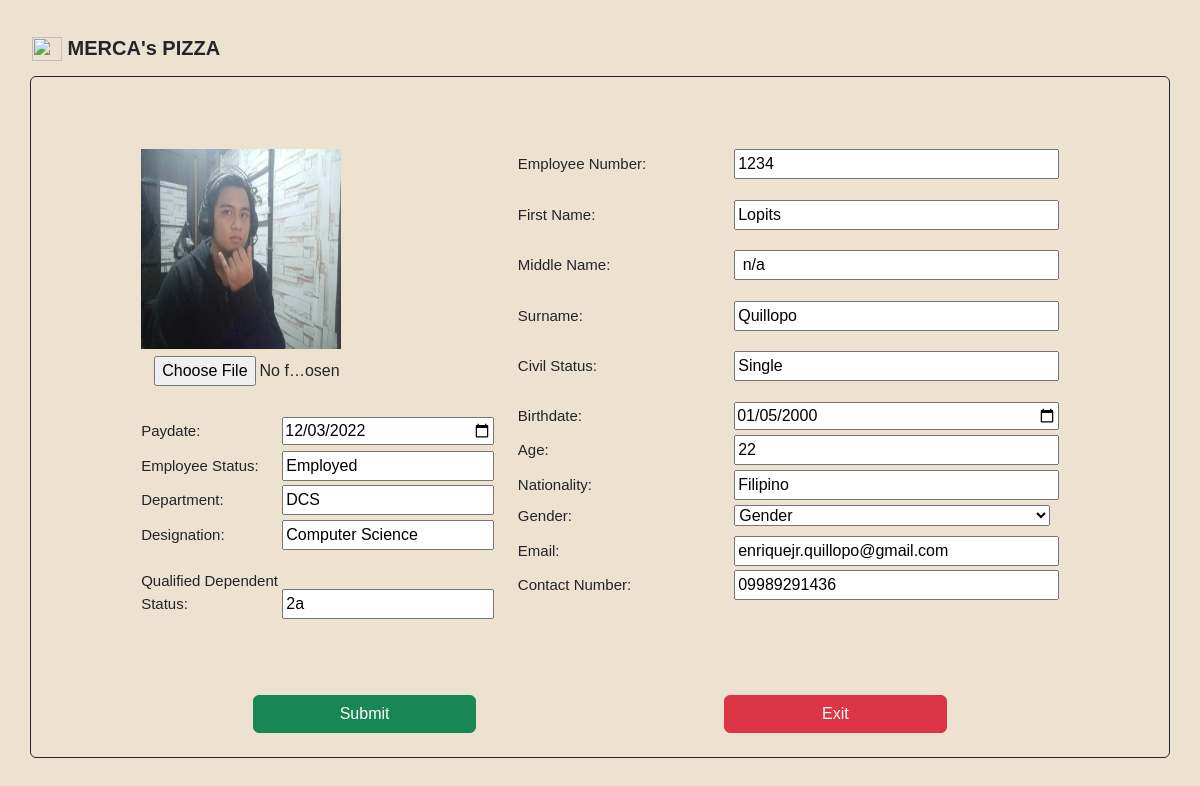
The app's page /employee_update.php?id=1 (signed in) with its own data.
### tables this page shows
CREATE TABLE `employee` (
  `id` int(11) NOT NULL,
  `employeenumber` varchar(255) NOT NULL,
  `employeename` varchar(255) NOT NULL,
  `gender` varchar(255) NOT NULL,
  `birthdate` date NOT NULL,
  `nationality` varchar(255) NOT NULL,
  `civilstatus` varchar(255) NOT NULL,
  `department` varchar(255) NOT NULL,
  `designation` varchar(255) NOT NULL,
  `employeestatus` varchar(255) NOT NULL,
  `picture` text NOT NULL,
  `contactnumber` varchar(255) NOT NULL,
  `email` varchar(255) NOT NULL,
  `age` varchar(20) NOT NULL,
  `paydate` date DEFAULT NULL,
  `dependent` varchar(255) DEFAULT NULL
);

### employee_update.php (the view, shortened to what this page needs)
<?php
include "config.php";
if($_SESSION['usertype']=="hr" || $_SESSION['usertype']=="superadmin"){
if(isset($_GET['id'])){
    $id = trim($_GET['id'])-0;
    $sql = "SELECT * FROM employee WHERE id=$id";
    $run_query = mysqli_query($conn, $sql) or die(mysqli_error($conn));
    if (mysqli_num_rows($run_query) > 0){
    while ($row = mysqli_fetch_array($run_query)){
          $empnumber = $row['employeenumber'];
          $employeename = $row['employeename'];
          $employeenames = explode (" ", $employeename);
          $firstname = $employeenames[0];
          $middlename = $employeenames[1];
          $surname = $employeenames[2];
          $birthdate = $row['birthdate'];
          $nationality = $row['nationality'];
          $civilstatus = $row['civilstatus'];
          $department = $row['department'];
          $designation = $row['designation'];
          $employeestatus = $row['employeestatus'];
          $picture = $row['picture'];
          $number = $row['contactnumber'];
          $email = $row['email'];
          $age = $row['age'];
          $paydate = $row['paydate'];
          $dependent = $row['dependent'];
        }
      }
}
?>
<!DOCTYPE html>
<html lang="en">
<head>
    <link rel="stylesheet" href="https://cdn.jsdelivr.net/npm/bootstrap-icons@1.9.1/font/bootstrap-icons.css">
    <link rel="stylesheet" href="css/main.min.css">
    <link rel="stylesheet" href="css/webp2.css">
    </head>
<body style="background-image: url(bg.webp);
no-repeat center center fixed;
  -webkit-background-size: cover;
  -moz-background-size: cover;
  -o-background-size: cover;
  background-size: cover;">
<nav class="navbar navbar-expand-md navbar-light">
        <div class="container-xxl">
            <a href="dashboard.php" class="navbar-brand">
                <img src="logo.png" alt="" width="30" height="24" class="d-inline-block align-text-top">
                <span class="fw-bold text-dark">MERCA's PIZZA</span>
            </a>
        </div>
    </nav>
<section id="form">
<div class="container-sm form-group border p-3  justify-content-center border-dark rounded" id="empdetailscontainer" style="background-color: #EDE1CF;">
            <div class="row my-2 gy-5 gx-10 justify-content-center" id="empdetails2">
                <div class="col-lg-4 d-flex justify-content-center" id="empdetails5">
                    <form action="employee_update.php?id=<?php echo($id) ?>" method="POST" enctype="multipart/form-data">
                        <img src="emp_pics/<?php echo $picture;?>" alt="Photo" id="emppic">
                        <input type="file" id="picture" value="<?php echo $picture;?>" name="picture" class="btn" >
                <div class="row">
                  <div class="col-lg-12" id="empdetails8">
                      <br><label class="form-label">Paydate:</label><input type="date"  id="paydate" name="paydate" value="<?php echo($paydate) ?>" required>
                    <label class="form-label">Employee Status: </label><input type="text"  id="empstatus" name="empstatus" value="<?php echo($employeestatus) ?>" required>
                    <label class="form-label">Department: </label><input type="text"  id="department" name="department" value="<?php echo($department) ?>" required>
                    <label class="form-label"><p>Designation:</p></label><input type="text"  id="designation" name="designation" value="<?php echo($designation) ?>" required>
                    <label class="form-label"><p>Qualified Dependent Status:</p></label><input type="text"  id="dependent" name="dependent" value="<?php echo($dependent) ?>" required>
                  </div>
                </div>
            </div>
                <div class="col-lg-6" id="empdetails3">
                        <label class="form-label"><p>Employee Number:</p></label><input type="text"  id="empnumber" name="empnumber" value="<?php echo($empnumber) ?>" required>
                        <label class="form-label"><p>First Name:</p></label><input type="text"  id="firstname" name="firstname" value="<?php echo($firstname) ?>" required>
                        <label class="form-label"><p>Middle Name:</p></label><input type="text"  id="middlename" name="middlename" value="<?php echo($middlename) ?>" >
                        <label class="form-label"><p>Surname:</p></label><input type="text" id="surname"  name="surname" value="<?php echo($surname) ?>" required>
                        <label class="form-label"><p>Civil Status:</p></label><input type="text"  id="civilstatus" name="civilstatus" value="<?php echo($civilstatus) ?>" required>
                        <label class="form-label">Birthdate:</label><input type="date"  id="birth_date" name="birthdate" value="<?php echo($birthdate) ?>" required>
                        <label class="form-label">Age:</label><input type="text" id="calculated_age" name="age" onmouseover="calculate_age()" value="<?php echo($age) ?>" required readonly>
                        <label class="form-label">Nationality:</label><input type="text" id="nationality" value="<?php echo($nationality) ?>" name="nationality"  required >
                        <label class="form-label">Gender:</label><select class="col-lg-7" aria-label="Default select example" name="gender" id="gender">
                        <option selected class="form-">Gender</option>
                        </select>
                    <label class="form-label">Email: </label><input type="email"  id="empstatus" name="email" value="<?php echo($email) ?>" required>
                    <label class="form-label">Contact Number:</label><input type="text"  id="number" name="number" value="<?php echo($number) ?>" required>
                </div>
            </div>
            <div class="row my-2 gy-5 gx-10 justify-content-center" id="empdetails2">
                <div class="col-lg-5 d-flex justify-content-center" id="empdetails5">
                    <button type="submit" name="submit" class="btn btn-success col-lg-6">Submit</button>
                </div>
                <div class="col-lg-5 d-flex justify-content-center" id="empdetails5">
                    <a href="employee_list.php" class="btn btn-danger col-lg-6">Exit</a>
                </div>
            </div>
        </section>
</body>
</html>
<?php }
else{
  echo '<script>alert("Unauthorized Web Access")</script>';
  echo '<script>window.location.href="dashboard.php"</script>';
}
?>

### css/webp2.css (style rules this page uses)
body { background-color: #EDE1CF; font-family: sans-serif; padding: 20px; }
#emppic { text-align: center; width: 200px; height: 200px; }
#empdetails5 input { text-align: center; width: 100%; }
#empdetails3 label, #empdetails4 label,#empdetails5 label,#empdetails6 label, #empdetails7 label, #empdetails8 label, #empdetails9 label { text-align: left; font-size: 15px; width: 40%; }
#empdetails3 input, #empdetails4 input,#empdetails5 input,#empdetails6 input, #empdetails7 input, #empdetails8 input, #empdetails9 input { text-align: left; width: 60%; }

### records on screen
employee: picture (picture), paydate "12/03/2022", empstatus "Employed", department "DCS", designation "Computer Science", dependent "2a", empnumber "1234", firstname "Lopits", middlename "n/a", surname "Quillopo", civilstatus "Single", birthdate "01/05/2000", age "22", nationality "Filipino", email "enriquejr.quillopo@gmail.com", number "09989291436"
